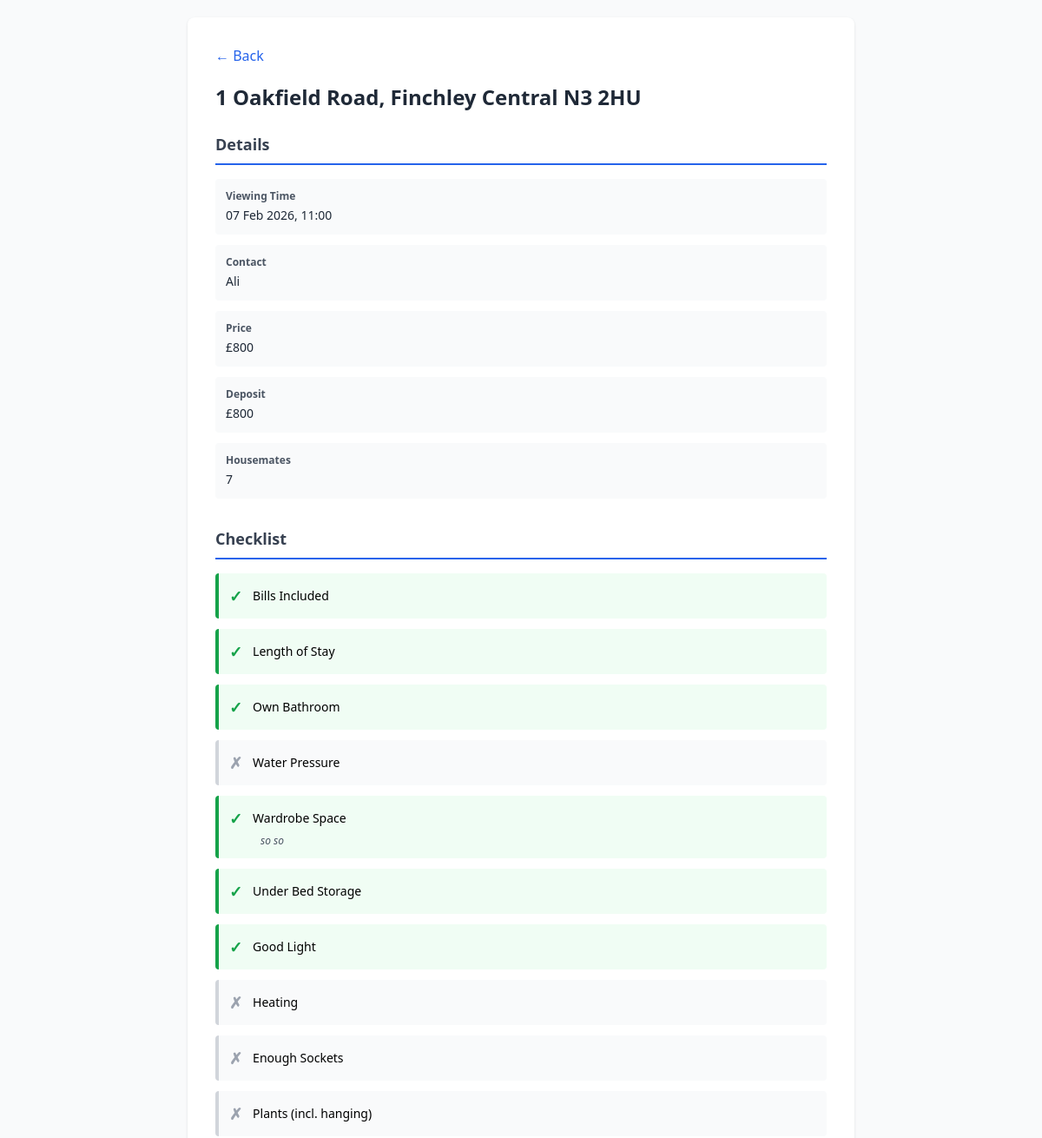
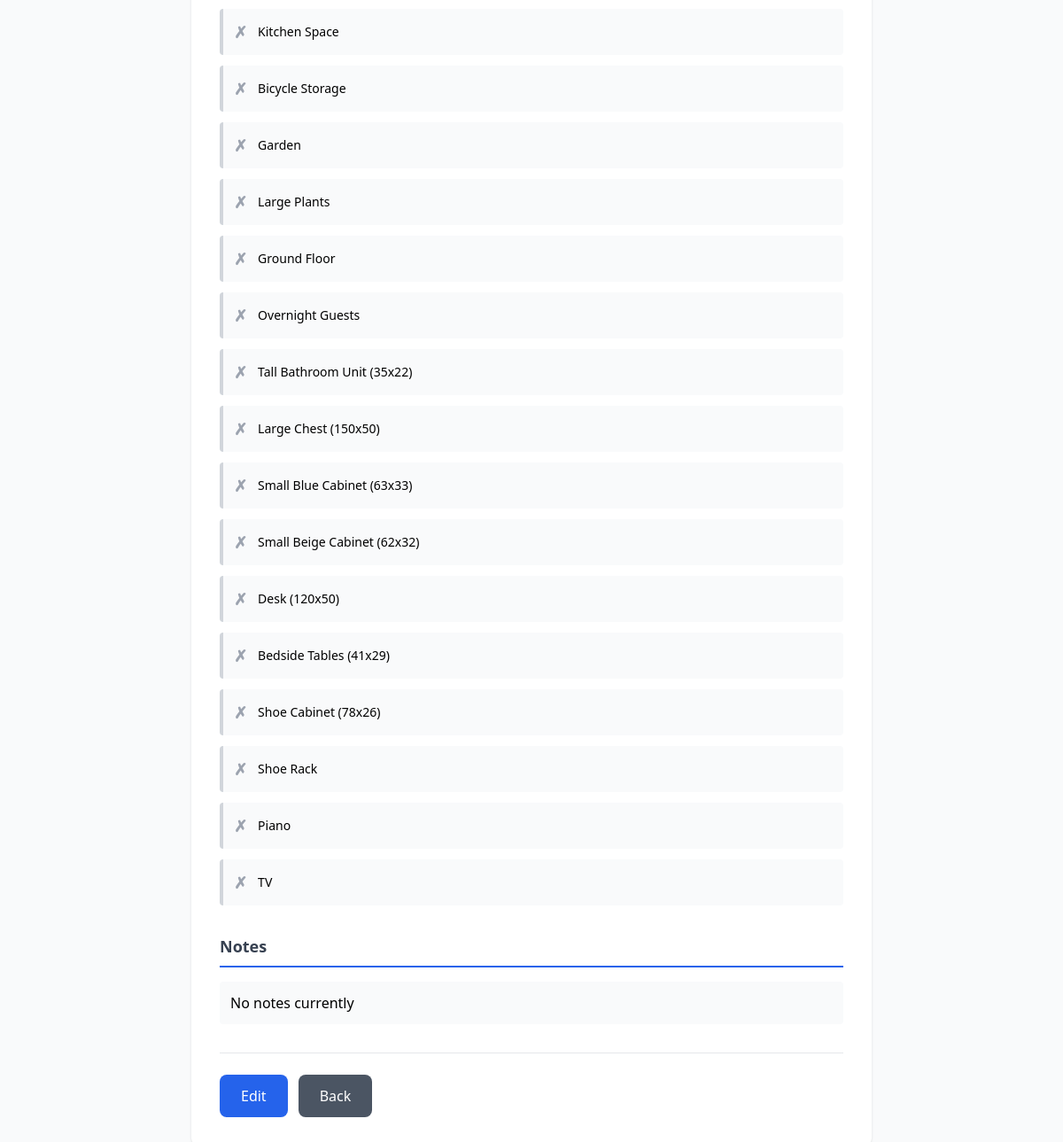
Page /view/6 (signed in) on the committed database (2 pictures, top to bottom).
### tables this page shows
CREATE TABLE viewings (
            id INTEGER PRIMARY KEY AUTOINCREMENT,
            address TEXT NOT NULL,
            viewing_time TEXT,
            contact_name TEXT,
            checklist_data TEXT NOT NULL,
            created_at TIMESTAMP DEFAULT CURRENT_TIMESTAMP
        , user_id INTEGER, photo TEXT);

### app.py (the view)
@app.route('/view/<int:viewing_id>')
@login_required
def view_viewing(viewing_id):
    db = get_db()
    viewing = db.execute('SELECT * FROM viewings WHERE id = ? AND user_id = ?', (viewing_id, session['user_id'])).fetchone()
    db.close()
    if viewing:
        checklist_data = json.loads(viewing['checklist_data'])
        return render_template('view_checklist.html', viewing=viewing, checklist_data=checklist_data)
    return redirect(url_for('index'))

### app.py (called while the page is built)
@app.template_filter('format_datetime')
def format_datetime_filter(s):
    if not s:
        return ''
    try:
        dt = datetime.fromisoformat(s.replace('Z', '+00:00'))
        return dt.strftime('%d %b %Y, %H:%M')
    except:
        return s

def login_required(f):
    @wraps(f)
    def decorated_function(*args, **kwargs):
        if 'user_id' not in session:
            return redirect(url_for('login'))
        return f(*args, **kwargs)
    return decorated_function

def get_db():
    db = sqlite3.connect(app.config['DATABASE'])
    db.row_factory = sqlite3.Row
    return db

### templates/view_checklist.html (shortened to what this page needs)
<!DOCTYPE html>
<html>
<head>
    <script src="https://cdn.tailwindcss.com"></script>
</head>
<body class="bg-gray-50 p-5">
    <div class="max-w-3xl mx-auto bg-white p-8 rounded-lg shadow">
        <a href="/" class="text-blue-600 hover:underline mb-5 inline-block">← Back</a>
        <h1 class="text-2xl font-bold text-gray-800 mb-6">{{ viewing.address }}</h1>
        <div class="mb-8">
            <h2 class="text-lg font-semibold text-gray-700 mb-4 pb-2 border-b-2 border-blue-600">Details</h2>
            {% if viewing.viewing_time %}
            <div class="p-3 bg-gray-50 rounded mb-3">
                <div class="text-xs font-semibold text-gray-600">Viewing Time</div>
                <div class="text-sm text-gray-800 mt-1">{{ viewing.viewing_time|format_datetime }}</div>
            </div>
            {% endif %}
            {% if viewing.contact_name %}
            <div class="p-3 bg-gray-50 rounded mb-3">
                <div class="text-xs font-semibold text-gray-600">Contact</div>
                <div class="text-sm text-gray-800 mt-1">{{ viewing.contact_name }}</div>
            </div>
            {% endif %}
            {% if checklist_data.price %}
            <div class="p-3 bg-gray-50 rounded mb-3">
                <div class="text-xs font-semibold text-gray-600">Price</div>
                <div class="text-sm text-gray-800 mt-1">
                    {% if checklist_data.price_currency == 'USD' %}${% elif checklist_data.price_currency == 'EUR' %}€{% else %}£{% endif %}{{ checklist_data.price }}
                </div>
            </div>
            {% endif %}
            {% if checklist_data.deposit %}
            <div class="p-3 bg-gray-50 rounded mb-3">
                <div class="text-xs font-semibold text-gray-600">Deposit</div>
                <div class="text-sm text-gray-800 mt-1">
                    {% if checklist_data.deposit_currency == 'USD' %}${% elif checklist_data.deposit_currency == 'EUR' %}€{% else %}£{% endif %}{{ checklist_data.deposit }}
                </div>
            </div>
            {% endif %}
            {% if checklist_data.total_housemates %}
            <div class="p-3 bg-gray-50 rounded mb-3">
                <div class="text-xs font-semibold text-gray-600">Housemates</div>
                <div class="text-sm text-gray-800 mt-1">{{ checklist_data.total_housemates }}</div>
            </div>
            {% endif %}
        </div>
        {% if checklist_data.properties %}
        <div class="mb-8">
            <h2 class="text-lg font-semibold text-gray-700 mb-4 pb-2 border-b-2 border-blue-600">Checklist</h2>
            {% for prop in checklist_data.properties %}
            <div class="p-3 rounded mb-3 border-l-4 {% if prop.checked %}bg-green-50 border-green-600{% else %}bg-gray-50 border-gray-300{% endif %}">
                <div class="flex items-center">
                    <span class="{% if prop.checked %}text-green-600{% else %}text-gray-400{% endif %} font-bold text-lg mr-3">{% if prop.checked %}✓{% else %}✗{% endif %}</span>
                    <span class="text-sm font-medium">{{ prop.label }}</span>
                </div>
                {% if prop.note %}
                <div class="ml-9 text-xs text-gray-600 italic mt-1">{{ prop.note }}</div>
                {% endif %}
            </div>
            {% endfor %}
        </div>
        {% endif %}
        <div class="mb-8">
            <h2 class="text-lg font-semibold text-gray-700 mb-4 pb-2 border-b-2 border-blue-600">Notes</h2>
            {% if viewing.checklist_data.notes %}
            <div class="p-3 bg-gray-50 rounded">{{ viewing.checklist_data.notes }}</div>
            {% else %}<div class="p-3 bg-gray-50 rounded">No notes currently</div>
            {% endif %}
        </div>
        <div class="pt-6 border-t flex gap-3">
            <a href="/edit/{{ viewing.id }}" class="px-6 py-3 bg-blue-600 text-white rounded-lg hover:bg-blue-700">Edit</a>
            <a href="/" class="px-6 py-3 bg-gray-600 text-white rounded-lg hover:bg-gray-700">Back</a>
        </div>
    </div>
</body>
</html>

### rows in the picture
viewings: address "1 Oakfield Road, Finchley Central N3 2HU", viewing_time "07 Feb 2026, 11:00", contact_name "Ali"

### other values in the picture
{{ checklist_data.price }} "800"
{{ checklist_data.deposit }} "800"
{{ checklist_data.total_housemates }} "7"
{{ prop.label }} "Bills Included" "Length of Stay" "Own Bathroom" "Water Pressure" "Wardrobe Space" "Under Bed Storage" "Good Light" "Heating" "Enough Sockets" "Plants (incl. hanging)" "Kitchen Space" "Bicycle Storage" "Garden" "Large Plants" "Ground Floor" "Overnight Guests" "Tall Bathroom Unit (35x22)" "Large Chest (150x50)" "Small Blue Cabinet (63x33)" "Small Beige Cabinet (62x32)" "Desk (120x50)" "Bedside Tables (41x29)" "Shoe Cabinet (78x26)" "Shoe Rack" "Piano" "TV"
{{ prop.note }} "so so"
